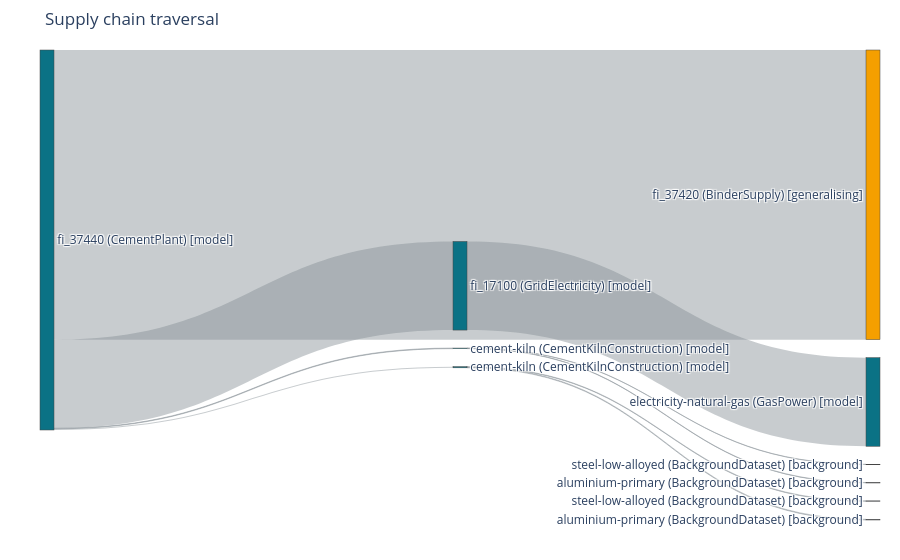

This figure's notebook cell:
### Markdown cell above
The tag on each line says which tier put it there. The borrowed rows carry
`incomplete` because the pack holds each dataset's direct exchanges only, so
their own upstream is missing and the report says so.

Two limits worth stating. `cement-kiln`, `electricity-wind`, `electricity-hydro`
and `electricity-natural-gas` are trailrunner's own IRIs, so the vocabulary
answers 404 for them, they print without a name, and the product dimension can
never relax them.

And the background pack holds no electricity dataset, on purpose. The pack
stores each dataset's **direct** exchanges only. For steel that is a reasonable
thing to borrow: most of a steel plant's burden really does leave its own
stack, so the row is incomplete but not misleading, and it is tagged
`incomplete`. A grid mix is the opposite. A kilowatt hour of Danish electricity
emits essentially nothing *directly* — it is a bookkeeping node that says
"8% of this was gas, 80% wind", and every gram of CO2 lives one level up in the
power plants. Borrowing its direct exchanges would answer a kilowatt hour with
a number near zero that looks like a real answer and quietly deletes the grid
from the inventory. A visible cutoff is worth more.

Every concession is deliberate, ordered by the practitioner, and written down.

### Code cell
from trailrunner import viz
from trailrunner.assessment import Method, assess

# IPCC AR6 GWP100, stated here rather than read from a background database:
# the mapping from a gas to its warming potential is a fact about the gas.
GWP100 = Method(
    rows=[
        {"flow_iri": "https://vocab.sentier.dev/flows/co2-fossil", "flow_unit": "kg",
         "location": "GLO", "cf": 1.0},
        {"flow_iri": "https://vocab.sentier.dev/flows/ch4-fossil", "flow_unit": "kg",
         "location": "GLO", "cf": 29.8},
        {"flow_iri": "https://vocab.sentier.dev/flows/n2o", "flow_unit": "kg",
         "location": "GLO", "cf": 273.0},
    ],
    unit="kg CO2-eq",
    name="IPCC AR6 GWP100",
    hierarchy=HIERARCHY,
)

assessment = assess(report, GWP100)
sankey_figure = viz.sankey(report, assessment=assessment)
sankey_figure

### Figure 1 — Plotly figure (JSON) as saved in the notebook; plotly's stock layout.template omitted (floating-point values rounded to 4 significant figures)
{"data": [{"link": {"color": "rgba(134,142,150,0.45)", "source": [0, 0, 0, 0, 2, 3, 3, 4, 4], "target": [1, 2, 3, 4, 5, 6, 7, 8, 9], "value": [9.0, 2.753, 0.01805, 0.03611, 2.753, 0.00756, 0.01049, 0.01512, 0.02099]}, "node": {"color": ["#0b7285", "#f59f00", "#0b7285", "#0b7285", "#0b7285", "#0b7285", "#868e96", "#868e96", "#868e96", "#868e96"], "label": ["fi_37440 (CementPlant) [model]", "fi_37420 (BinderSupply) [generalising]", "fi_17100 (GridElectricity) [model]", "cement-kiln (CementKilnConstruction) [model]", "cement-kiln (CementKilnConstruction) [model]", "electricity-natural-gas (GasPower) [model]", "steel-low-alloyed (BackgroundDataset) [background]", "aluminium-primary (BackgroundDataset) [background]", "steel-low-alloyed (BackgroundDataset) [background]", "aluminium-primary (BackgroundDataset) [background]"], "pad": 18, "thickness": 14}, "type": "sankey"}], "layout": {"margin": {"b": 40, "l": 40, "r": 20, "t": 50}, "paper_bgcolor": "rgba(0,0,0,0)", "plot_bgcolor": "rgba(0,0,0,0)", "title": {"text": "Supply chain traversal"}}}
